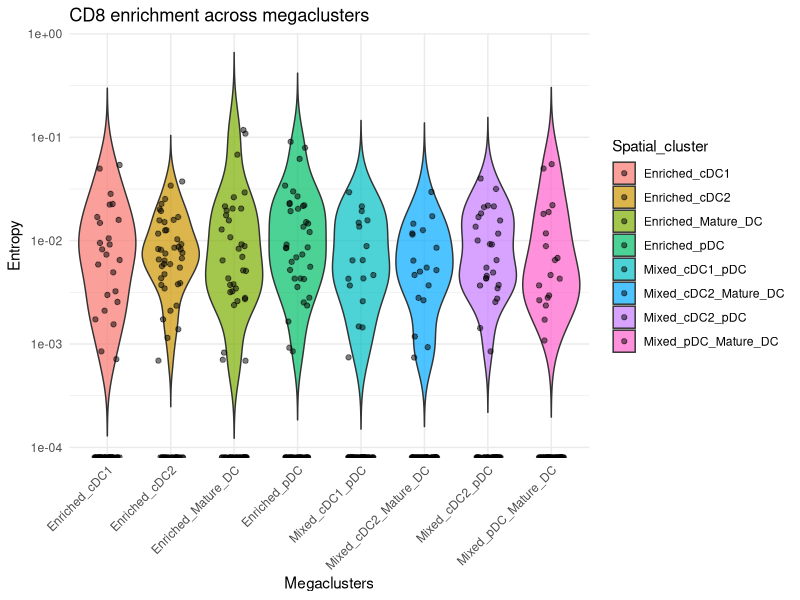
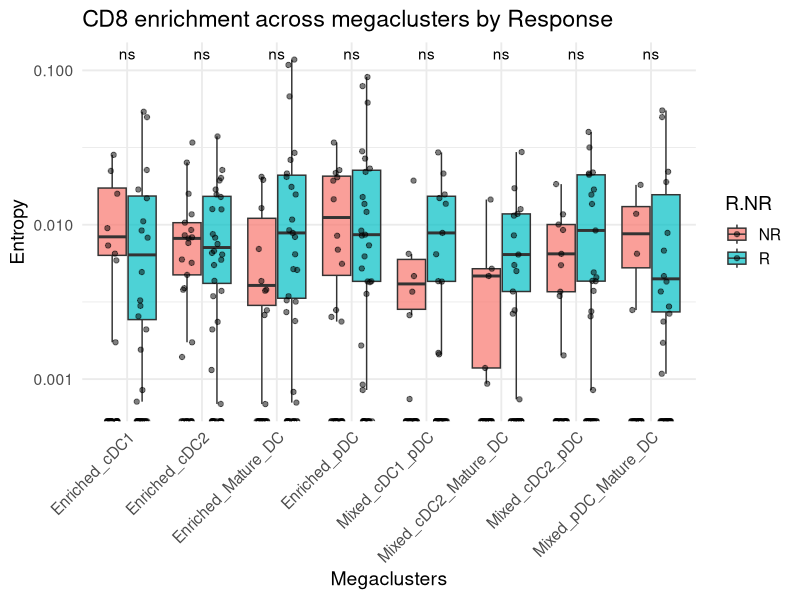
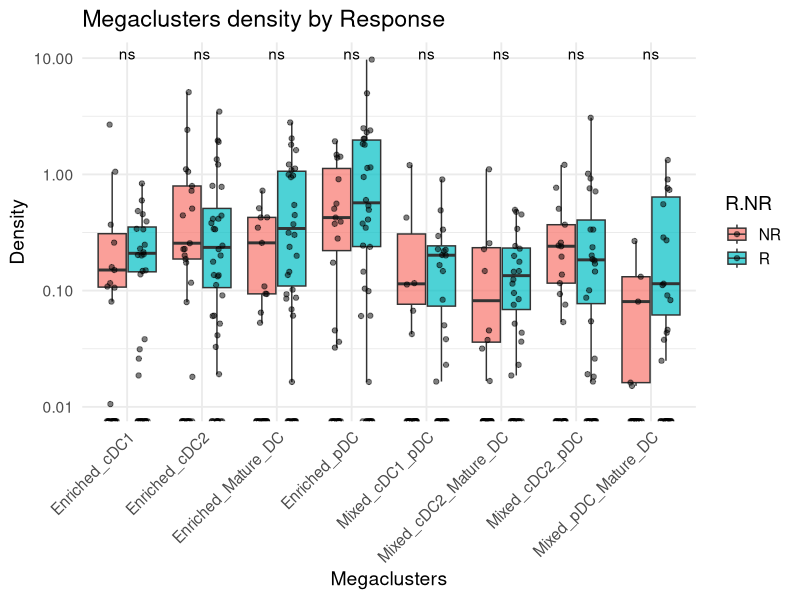

R code for these plots, in order: (Note: this script raises an error after producing the figures.)
## ---- chunk 1
library(dplyr)
library(ggplot2)
library(tidyr)
## ---- chunk 2
mega_clusters = read.csv("../input/raw_files/Table_mega_cluster_mm2.csv")
entropy_clusters = read.csv("../input/raw_files/table_entropy_mega_cluster.csv") %>%
  dplyr::filter(Spatial_cluster != "cDC1+") 
## ---- chunk 3
### Entropy values
df_entropy = entropy_clusters %>%
  dplyr::select(AN, Spatial_cluster, Value_entropy, R.NR, PFS, PFS_event) %>%
  tidyr::pivot_wider(
    names_from = Spatial_cluster,
    values_from = Value_entropy
  ) %>%
  tibble::column_to_rownames("AN") 

### Density values
df_density = mega_clusters %>%
  dplyr::select(AN, Cluster_type, Nombre_cluster_type_mm2) %>%
  tidyr::pivot_wider(
    names_from = Cluster_type,
    values_from = Nombre_cluster_type_mm2
  ) %>%
  tibble::column_to_rownames("AN") 

traitData = df_entropy %>%
  dplyr::select(R.NR, PFS, PFS_event)

df_entropy = df_entropy %>%
  dplyr::select(-R.NR, -PFS, -PFS_event)

write.csv(df_entropy, file = "../input/MegaClusters_entropy.csv")
write.csv(df_density, file = "../input/MegaClusters_density.csv")
## ---- chunk 4
ggplot(entropy_clusters, aes(x = Spatial_cluster, y = Value_entropy, fill = Spatial_cluster)) +
  geom_violin(trim = FALSE, alpha = 0.7, scale = "width") +
  geom_jitter(width = 0.2, alpha = 0.5, color = "black") +
  scale_y_log10() +
  labs(title = "CD8 enrichment across megaclusters",
       x = "Megaclusters",
       y = "Entropy") +
  theme_minimal() +
  theme(axis.text.x = element_text(angle = 45, hjust = 1))
## ---- chunk 5
ggplot(entropy_clusters, aes(x = Spatial_cluster, y = Value_entropy, fill = R.NR)) +
  geom_boxplot(alpha = 0.7, position = position_dodge(width = 0.8), outlier.shape = NA) +
  geom_jitter(alpha = 0.5, color = "black", 
              position = position_jitterdodge(jitter.width = 0.15, dodge.width = 0.8)) +
  ggpubr::stat_compare_means(
    aes(group = R.NR), 
    method = "wilcox.test",
    label = "p.signif",
    label.y.npc = "top",
    paired = FALSE
  ) +
  labs(
    title = "CD8 enrichment across megaclusters by Response",
    x = "Megaclusters",
    y = "Entropy"
  ) +
  theme_minimal(base_size = 14) +
  scale_y_log10() +
  theme(
    axis.text.x = element_text(angle = 45, hjust = 1)
  )
## ---- chunk 6
ggplot(mega_clusters, aes(x = Cluster_type, y = Nombre_cluster_type_mm2, fill = R.NR)) +
  geom_boxplot(alpha = 0.7, position = position_dodge(width = 0.8), outlier.shape = NA) +
  geom_jitter(alpha = 0.5, color = "black", 
              position = position_jitterdodge(jitter.width = 0.15, dodge.width = 0.8)) +
  ggpubr::stat_compare_means(
    aes(group = R.NR), 
    method = "wilcox.test",
    label = "p.signif",
    label.y.npc = "top",
    paired = FALSE
  ) +
  labs(
    title = "Megaclusters density by Response",
    x = "Megaclusters",
    y = "Density"
  ) +
  theme_minimal(base_size = 14) +
  scale_y_log10() +
  theme(
    axis.text.x = element_text(angle = 45, hjust = 1)
  )
## ---- chunk 7
# df_density = df_density[-which(rowSums(df_density)==0),]
# traitData = traitData[rownames(traitData)%in%rownames(df_density),]

## Heatmap annotations
ann_colors <- ComplexHeatmap::HeatmapAnnotation(
  Response = traitData$R.NR, 
  
  col = list(
    Response = c("R" = "green", "NR" = "red")
  ),
  
  annotation_legend_param = list(labels_gp = grid::gpar(fontsize = 10), legend_width = unit(12, "cm"), 
                                 legend_heigh = unit(12, "cm"), title_gp = grid::gpar(fontsize = 12))
)

## Heatmap

## Proportions
#df_density_proportions = sweep(df_density, 1, rowSums(df_density), FUN = "/") 
#df_density_proportions[is.na(df_density_proportions)] <- 0 ### Samples with all 0s are going to be NAs

dend_column = as.dendrogram(hclust(dist(scale(df_density)), method = "ward.D2"))

ht1 = ComplexHeatmap::Heatmap(t(scale(df_density)), 
        border = T, cluster_columns = F, column_split = coldata$Groups,
        top_annotation = ann_colors, column_gap = unit(8, "mm"), 
        name = "Megaclusters density", clustering_method_rows = "ward.D2", 
        column_dend_height = unit(5, "cm"), row_dend_width = unit(5, "cm"), 
        column_dend_reorder = T, row_dend_reorder = F,
        show_row_names = T, 
        show_heatmap_legend = T, 
        row_names_gp = grid::gpar(fontsize = 16), 
        column_names_gp = grid::gpar(fontsize =12), 
        width = unit(25, "cm"), height = unit(10, "cm"),   na_col = "grey90",
        heatmap_legend_param = list(labels_gp = grid::gpar(fontsize = 12), legend_width = unit(12, "cm"), 
                                    legend_heigh = unit(12, "cm"), title_gp = grid::gpar(fontsize = 12)))


pdf("Results/Density_megaclusters_clusters", width = 20, height = 10)
ComplexHeatmap::draw(ht1, show_heatmap_legend = T, heatmap_legend_side = "left", annotation_legend_side = 'left')
dev.off()
## ---- chunk 8
hc = hclust(dist(scale(df_density)), method = "ward.D2")
k = 5
clusters <- cutree(hc, k = k)
plot(hc, main = "Patients groups", xlab = "", sub = "", cex = 0.8)
rect.hclust(hc, k = k, border = 2:4)

coldata = traitData %>%
  dplyr::mutate(Groups = clusters)
## ---- chunk 9
coldata = coldata %>%
  dplyr::filter(Groups %in% c(1,2,4))
# coldata = coldata %>%
#   dplyr::filter(Groups != 4)
df_density = df_density[rownames(df_density)%in%rownames(coldata),]

#coldata$Groups = ifelse(coldata$Groups %in% c(4,2), 2, coldata$Groups)
## ---- chunk 10
library(ggplot2)
library(ggfortify) 
# Run PCA
pca_result <- prcomp(scale(df_density), center = TRUE, scale. = FALSE)  # already scaled

# Plot PCA
autoplot(pca_result, data = as.data.frame(df_density), 
         label = FALSE, 
         colour = coldata$Groups,
         size = 3) +
  theme_minimal() +
  ggtitle("PCA of df_density") +
  theme(plot.title = element_text(hjust = 0.5))
## ---- chunk 11
compute.survival.analysis = function(features, survival.data, time_unit, p.value = 0.05) {
  library(survival)
  n_features <- ncol(features)
  significant_combinations <- list() # To store significant feature combinations

  # Create a formula dynamically based on the combination
  formula <- as.formula("Surv(time, status) ~ groups")
  
  # Prepare the data for survival analysis
  data_for_model <- data.frame("time" = survival.data$PFS,
                               "status" = survival.data$PFS_event,
                               "response" = survival.data$R.NR) 
  
  data_for_model$coxHL <- paste0("Group_", survival.data$Groups)

  # Perform Kaplan-Meier based on coxHL
  km_fit <- survival::survfit(survival::Surv(time, status) ~ coxHL, data = data_for_model)
  
  pval <- survminer::surv_pvalue(km_fit, data = data_for_model)$pval #Performs log-rank test to see whether both survival curves are significantly different
  
  ### Set colors of each curve with the correct order 
  strata_names <- gsub("coxHL=", "", names(km_fit$strata)) 
  legend_labels <- strata_names
  legend.labs = legend_labels

  pdf("Results/SurvPlot_groups", width = 10, height = 5, onefile = FALSE)
  print(survminer::ggsurvplot(km_fit,
                   data = data_for_model,
                   size = 1,
                   conf.int.style = "step",
                   pval = TRUE,
                   risk.table = TRUE,
                   risk.table.col = "strata",
                   legend.labs = legend.labs,
                   risk.table.height = 0.3,
                   ggtheme = theme_grey(),
                   title = paste0("Cox PH for Surv(time, status) ~ patient groups"),
                   xlab = paste0("Time to death/recurrence/progression (", time_unit, ")")
  ))
  dev.off()

}
## ---- chunk 12
res_clusters = compute.survival.analysis(scale(df_density), coldata, "months", p.value = 1)
## ---- chunk 13
patient_groups = coldata
save(patient_groups, file = "Patients_groups.RData")
